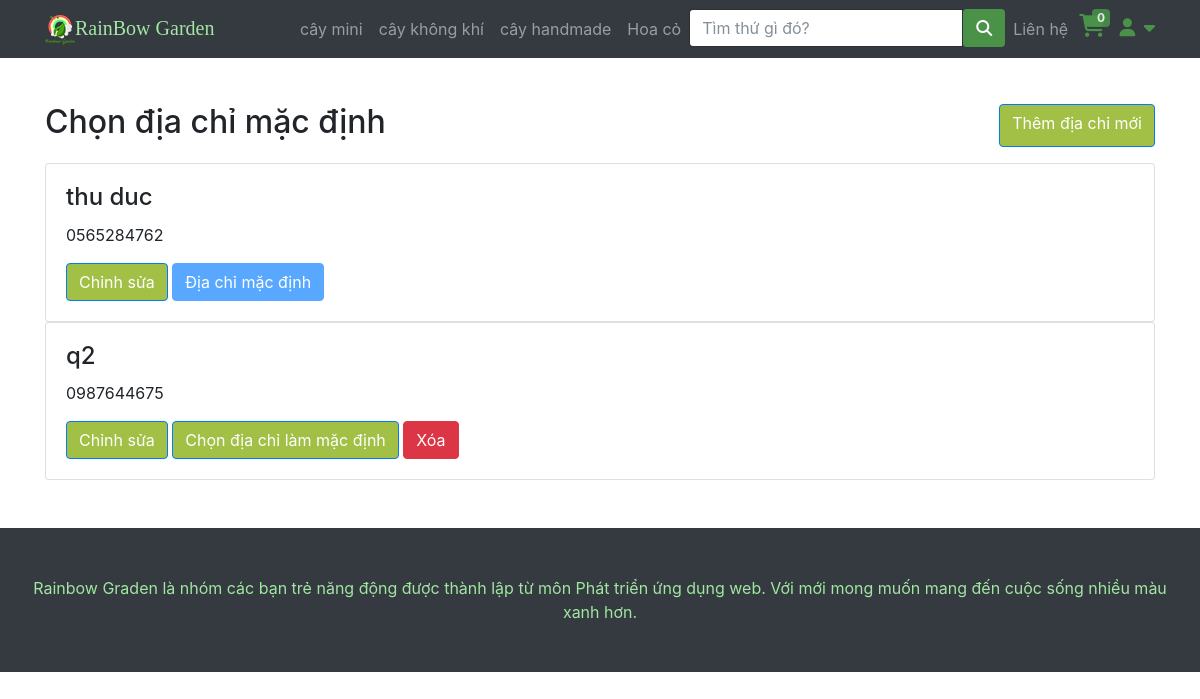
/edit_address.php (signed in), run on the app's committed database.
### tables this page shows
CREATE TABLE IF NOT EXISTS `category` (
  `id` int NOT NULL AUTO_INCREMENT,
  `name` varchar(200) DEFAULT NULL,
  `image` varchar(200) NOT NULL,
  PRIMARY KEY (`id`)
);

CREATE TABLE IF NOT EXISTS `account_info` (
  `id` int NOT NULL AUTO_INCREMENT,
  `id_user` int NOT NULL,
  `phone` varchar(255) DEFAULT NULL,
  `address` varchar(255) DEFAULT NULL,
  `createdate` datetime NOT NULL DEFAULT CURRENT_TIMESTAMP,
  `active` tinyint(1) DEFAULT '0',
  PRIMARY KEY (`id`)
);

### php/connectDB.php (called while the page is built, shortened)
<?php
class DataAccessHelper
{
	static $connection;
	public function connect()
	{
		self::$connection = new mysqli(DB_HOST, DB_USER, DB_PASSWORD, DB_NAME, DB_PORT);
		self::$connection->set_charset(DB_CHARSET);
	}
	public function executeQuery($sql)
	{
		return self::$connection->query($sql);
	}
}

### Cart.php (called while the page is built, shortened)
<?php
$count_cart = 0;

### php/model_account_info.php (called while the page is built, shortened)
<?php
class Account_info extends DataAccessHelper
{
    static function getAccountAllInfoById($id)
    {
        $sql = self::$connection->prepare("SELECT * FROM account_info WHERE id_user = ? ORDER BY active DESC , createdate DESC");
        $sql->bind_param("i", $id);
        $sql->execute();
        $result = $sql->get_result()->fetch_all(MYSQLI_ASSOC);
        return $result;
    }
}

### edit_address.php (the view, shortened to what this page needs)
<?php
include 'header.php';
?>
<div class="container my-5">
    <?php if (isset($_GET['create_address'])) { ?>
        <h2>Thêm địa chỉ mới</h2>
        <form action="" method="post">
            <div class="mb-3">
                <label for="phone" class="form-label">Phone</label>
                <input type="text" class="form-control" name="phone" id="phone" aria-describedby="helpId" required />
                <?php if (isset($error_phone)) { ?>
                    <p class="form-text text-danger"><?php echo $error_phone ?></p>
                <?php } ?>
            </div>
            <div class="mb-3">
                <label for="address" class="form-label">Address</label>
                <textarea class="form-control" name="address" id="address" rows="3" required></textarea>
            </div>
            <div class="mb-3">
                <input class="" type="checkbox" name="default_address" value="default_address" id="default_address" />
                <label class="form-check-label" for="">Địa chỉ mặc định </label>
            </div>
            <button type="submit" class="btn btn-primary" name="add_address"> Submit </button>
        </form>
        <?php } else {
        $list_address = Account_info::getAccountAllInfoById($id_user) ?>
        <div class="d-flex justify-content-between pb-3">
            <h2>Chọn địa chỉ mặc định</h2>
            <a href="?create_address" class="btn btn-primary">Thêm địa chỉ mới</a>
        </div>
        <?php foreach ($list_address as $value): ?>
            <div class="card">
                <div class="card-body">
                    <h4 class="card-title"><?php echo $value['address'] ?></h4>
                    <p class="card-text"><?php echo $value['phone'] ?></p>
                    <a href="?edit_address=<?php echo $value['id'] ?>" class="btn btn-primary">Chỉnh sửa</a>
                    <?php if ($value['active'] == 1) { ?>
                        <button type="button" class="btn btn-primary" disabled> Địa chỉ mặc định </button>
                    <?php } else { ?>
                        <a href="?default_address=<?php echo $value['id'] ?>" class="btn btn-primary"> Chọn địa chỉ làm mặc định </a>
                        <a href="?delete_address=<?php echo $value['id'] ?>" class="btn btn-danger">Xóa</a>
                    <?php } ?>
                </div>
            </div>
        <?php endforeach; ?>
    <?php } ?>
</div>
<?php
include "footer.php";

### header.php (shortened to what this page needs)
<?php
include "php/connectDB.php";
include 'php/model_account_info.php';
$db = new DataAccessHelper;
$db->connect();
include('Cart.php');
?>
<!DOCTYPE html>
<html lang="en">
<head>
    <link href="vendor/bootstrap/css/bootstrap.min.css" rel="stylesheet">
    <link href="css/modern-business.css" rel="stylesheet">
    <link href="css/icon-fonts.min.css" rel="stylesheet">
    <link href="css/settings.css" rel="stylesheet">
    <link href="css/grid-and-effects.css" rel="stylesheet">
    <link href="css/custom.css" rel="stylesheet">
    <link href="css/styles.css" rel="stylesheet">
    <link rel="stylesheet" href="https://cdnjs.cloudflare.com/ajax/libs/font-awesome/6.7.1/css/all.min.css">
</head>
<body>
    <nav class="navbar fixed-top navbar-expand-lg navbar-dark bg-dark fixed-top">
        <div class="container">
            <a class="navbar-brand GreenBrand" href="index.php"><img src="img/logobn.png">RainBow Garden</a>
            <div class="collapse navbar-collapse" id="navbarResponsive">
                <ul class="navbar-nav ml-auto">
                    <?php
                    $query = $db->executeQuery("SELECT * FROM category");
                    $result = mysqli_fetch_all($query, MYSQLI_ASSOC);
                    ?>
                    <?php foreach ($result as $value) : ?>
                        <li class="nav-item">
                            <a class="nav-link" href="loaicay?category=<?php echo $value['id'] ?>"><?php echo $value['name'] ?></a>
                        </li>
                    <?php endforeach; ?>
                    <li>
                        <form class="input-with-submit header-search" method="GET">
                            <div class="input-group">
                                <input type="text" class="form-control" placeholder="Tìm thứ gì đó?" name="tukhoa">
                                <span class="input-group-button">
                                    <button class="btn btn-default" style="background-color: #4b9249" type="submit">
                                        <i class="fa fa-search"></i>
                                    </button>
                                </span>
                            </div>
                        </form>
                    </li>
                    <li class="nav-item dropdown">
                        <a class="nav-link" href="lienhe.php">
                            Liên hệ
                        </a>
                    </li>
                    <li style="width: 40px !important; height: 40px; padding-left: 3px;">
                        <span class="my-cart-icon">
                            <span class=" navRbcart">
                                <a href="myCart.php">
                                </a>
                            </span>
                            <span class="badge badge-notify my-cart-badge"><?php echo $count_cart ?></span>
                        </span>
                    </li>
                    <li class="dropdown navRbaccount">
                        <a class=" fn-bran-light" data-toggle="dropdown" href="#">
                            <i class="fa fa-user fa-fw"></i> <i class="fa fa-caret-down"></i>
                        </a>
                            <?php
                            if (isset($_SESSION['account'])) {
                                $id_user = $_SESSION['account']
                            ?>
                            <?php
                            } ?>
                    </li>
                </ul>
            </div>
        </div>
    </nav>

### css/modern-business.css (style rules this page uses)
body { padding-top: 54px; }
@media (min-width: 992px) { body { padding-top: 56px; } }

### css/grid-and-effects.css (style rules this page uses)
.container { margin-right: auto; margin-left: auto; padding-left: 15px; padding-right: 15px; }
@media (min-width: 768px) { .container, .row.ig_fullwidth { width: 750px; } }
@media (min-width: 992px) { .container, .row.ig_fullwidth { width: 970px; } }
@media (min-width: 1200px) { .container, .row.ig_fullwidth { width: 1170px; } }
.collapse { display: none; }
.clearfix:after, .container:after, .container-fluid:after, .row:after { clear: both; content: " "; display: table; }

### css/custom.css (style rules this page uses)
.GreenBrand { color: #a1e6a1 !important; font-family: 'Pacifico', cursive; }
.dropdown { position: relative; display: inline-block; }
.navRbcart { font-size: 23px !important; color: white; position: relative; }
.badge-notify { background:#4b9249; opacity: 0.85; position:relative; top: -40px; left: 13px; }
.navRbaccount { padding-top: 5px; font-size: 18px; }

### css/styles.css (style rules this page uses)
.btn-primary, .btn-primary:active, .btn-primary:focus, .btn-primary:active:focus, .btn-primary:hover, .wpcf7-submit, span.wpcf7-list-item, button, .navbar-toggle, input[type='button'], input[type='reset'], input[type='submit'], .jumbotron .carousel-indicators li.active, .post-item .vertical-center span, .post-item .label-wrap .label, .testimonials .testimonial-control, .testimonials .testimonial-control:first-of-type::before, .testimonials .testimonial-control:last-of-type::before, .cta-button, .brochure-box, .project-navigation a, .pagination a.current, .pagination span.current, .sidebar .widget.widget_nav_menu .menu li:hover, .sidebar .widget.widget_nav_menu .menu li.current-menu-item a, .sidebar .widget.widget_nav_menu .menu li a:hover, .panel-group .panel .panel-heading .accordion-toggle[aria-expanded="true"] { background-color: #a2c046; color: #ffffff; }
.fa { display: inline-block; font: normal normal normal 14px/1 FontAwesome; font-size: inherit; text-rendering: auto; -webkit-font-smoothing: antialiased; -moz-osx-font-smoothing: grayscale; }

### header.php (style rules this page uses)
a { color: #4b9249; }

### data on the page
category: name "cây mini"
category: name "cây không khí"
category: name "cây handmade"
category: name "Hoa cỏ"
account_info: address "thu duc", phone "0565284762", active "Địa chỉ mặc định"
account_info: address "q2", phone "0987644675"

### other printed values
$count_cart "0"
